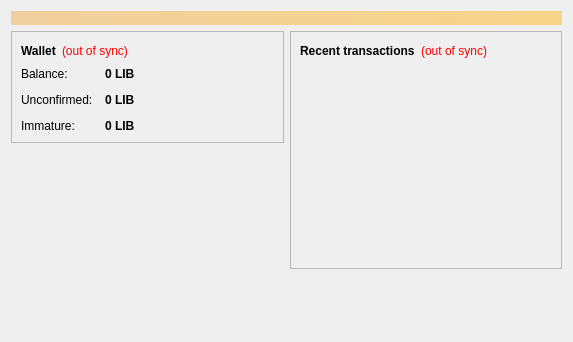
<?xml version="1.0" encoding="UTF-8"?>
<ui version="4.0">
 <class>OverviewPage</class>
 <widget class="QWidget" name="OverviewPage">
  <property name="geometry">
   <rect>
    <x>0</x>
    <y>0</y>
    <width>573</width>
    <height>342</height>
   </rect>
  </property>
  <property name="windowTitle">
   <string>Form</string>
  </property>
  <layout class="QVBoxLayout" name="topLayout">
   <item>
    <widget class="QLabel" name="labelAlerts">
     <property name="visible">
      <bool>false</bool>
     </property>
     <property name="styleSheet">
      <string notr="true">background-color: qlineargradient(x1: 0, y1: 0, x2: 1, y2: 0, stop:0 #F0D0A0, stop:1 #F8D488); color:#000000;</string>
     </property>
     <property name="wordWrap">
      <bool>true</bool>
     </property>
     <property name="margin">
      <number>3</number>
     </property>
    </widget>
   </item>
   <item>
    <layout class="QHBoxLayout" name="horizontalLayout" stretch="1,1">
     <item>
      <layout class="QVBoxLayout" name="verticalLayout_2">
       <item>
        <widget class="QFrame" name="frame">
         <property name="frameShape">
          <enum>QFrame::StyledPanel</enum>
         </property>
         <property name="frameShadow">
          <enum>QFrame::Raised</enum>
         </property>
         <layout class="QVBoxLayout" name="verticalLayout_4">
          <item>
           <layout class="QHBoxLayout" name="horizontalLayout_4">
            <item>
             <widget class="QLabel" name="label_5">
              <property name="font">
               <font>
                <weight>75</weight>
                <bold>true</bold>
               </font>
              </property>
              <property name="text">
               <string>Wallet</string>
              </property>
             </widget>
            </item>
            <item>
             <widget class="QLabel" name="labelWalletStatus">
              <property name="toolTip">
               <string>The displayed information may be out of date. Your wallet automatically synchronizes with the Liberi network after a connection is established, but this process has not completed yet.</string>
              </property>
              <property name="styleSheet">
               <string notr="true">QLabel { color: red; }</string>
              </property>
              <property name="text">
               <string notr="true">(out of sync)</string>
              </property>
              <property name="alignment">
               <set>Qt::AlignLeading|Qt::AlignLeft|Qt::AlignVCenter</set>
              </property>
             </widget>
            </item>
            <item>
             <spacer name="horizontalSpacer_2">
              <property name="orientation">
               <enum>Qt::Horizontal</enum>
              </property>
              <property name="sizeHint" stdset="0">
               <size>
                <width>40</width>
                <height>20</height>
               </size>
              </property>
             </spacer>
            </item>
           </layout>
          </item>
          <item>
           <layout class="QFormLayout" name="formLayout_2">
            <property name="fieldGrowthPolicy">
             <enum>QFormLayout::AllNonFixedFieldsGrow</enum>
            </property>
            <property name="horizontalSpacing">
             <number>12</number>
            </property>
            <property name="verticalSpacing">
             <number>12</number>
            </property>
            <item row="0" column="0">
             <widget class="QLabel" name="label">
              <property name="text">
               <string>Balance:</string>
              </property>
             </widget>
            </item>
            <item row="0" column="1">
             <widget class="QLabel" name="labelBalance">
              <property name="font">
               <font>
                <weight>75</weight>
                <bold>true</bold>
               </font>
              </property>
              <property name="cursor">
               <cursorShape>IBeamCursor</cursorShape>
              </property>
              <property name="toolTip">
               <string>Your current balance</string>
              </property>
              <property name="text">
               <string notr="true">0 LIB</string>
              </property>
              <property name="textInteractionFlags">
               <set>Qt::LinksAccessibleByMouse|Qt::TextSelectableByKeyboard|Qt::TextSelectableByMouse</set>
              </property>
             </widget>
            </item>
            <item row="1" column="0">
             <widget class="QLabel" name="label_3">
              <property name="text">
               <string>Unconfirmed:</string>
              </property>
             </widget>
            </item>
            <item row="1" column="1">
             <widget class="QLabel" name="labelUnconfirmed">
              <property name="font">
               <font>
                <weight>75</weight>
                <bold>true</bold>
               </font>
              </property>
              <property name="cursor">
               <cursorShape>IBeamCursor</cursorShape>
              </property>
              <property name="toolTip">
               <string>Total of transactions that have yet to be confirmed, and do not yet count toward the current balance</string>
              </property>
              <property name="text">
               <string notr="true">0 LIB</string>
              </property>
              <property name="textInteractionFlags">
               <set>Qt::LinksAccessibleByMouse|Qt::TextSelectableByKeyboard|Qt::TextSelectableByMouse</set>
              </property>
             </widget>
            </item>
            <item row="2" column="0">
             <widget class="QLabel" name="labelImmatureText">
              <property name="text">
               <string>Immature:</string>
              </property>
             </widget>
            </item>
            <item row="2" column="1">
             <widget class="QLabel" name="labelImmature">
              <property name="font">
               <font>
                <weight>75</weight>
                <bold>true</bold>
               </font>
              </property>
              <property name="toolTip">
               <string>Mined balance that has not yet matured</string>
              </property>
              <property name="text">
               <string notr="true">0 LIB</string>
              </property>
              <property name="textInteractionFlags">
               <set>Qt::LinksAccessibleByMouse|Qt::TextSelectableByKeyboard|Qt::TextSelectableByMouse</set>
              </property>
             </widget>
            </item>
           </layout>
          </item>
         </layout>
        </widget>
       </item>
       <item>
        <spacer name="verticalSpacer">
         <property name="orientation">
          <enum>Qt::Vertical</enum>
         </property>
         <property name="sizeHint" stdset="0">
          <size>
           <width>20</width>
           <height>40</height>
          </size>
         </property>
        </spacer>
       </item>
      </layout>
     </item>
     <item>
      <layout class="QVBoxLayout" name="verticalLayout_3">
       <item>
        <widget class="QFrame" name="frame_2">
         <property name="frameShape">
          <enum>QFrame::StyledPanel</enum>
         </property>
         <property name="frameShadow">
          <enum>QFrame::Raised</enum>
         </property>
         <layout class="QVBoxLayout" name="verticalLayout">
          <item>
           <layout class="QHBoxLayout" name="horizontalLayout_2">
            <item>
             <widget class="QLabel" name="label_4">
              <property name="text">
               <string>&lt;b&gt;Recent transactions&lt;/b&gt;</string>
              </property>
             </widget>
            </item>
            <item>
             <widget class="QLabel" name="labelTransactionsStatus">
              <property name="toolTip">
               <string>The displayed information may be out of date. Your wallet automatically synchronizes with the Liberi network after a connection is established, but this process has not completed yet.</string>
              </property>
              <property name="styleSheet">
               <string notr="true">QLabel { color: red; }</string>
              </property>
              <property name="text">
               <string notr="true">(out of sync)</string>
              </property>
              <property name="alignment">
               <set>Qt::AlignRight|Qt::AlignTrailing|Qt::AlignVCenter</set>
              </property>
             </widget>
            </item>
            <item>
             <spacer name="horizontalSpacer">
              <property name="orientation">
               <enum>Qt::Horizontal</enum>
              </property>
              <property name="sizeHint" stdset="0">
               <size>
                <width>40</width>
                <height>20</height>
               </size>
              </property>
             </spacer>
            </item>
           </layout>
          </item>
          <item>
           <widget class="QListView" name="listTransactions">
            <property name="styleSheet">
             <string notr="true">QListView { background: transparent; }</string>
            </property>
            <property name="frameShape">
             <enum>QFrame::NoFrame</enum>
            </property>
            <property name="verticalScrollBarPolicy">
             <enum>Qt::ScrollBarAlwaysOff</enum>
            </property>
            <property name="horizontalScrollBarPolicy">
             <enum>Qt::ScrollBarAlwaysOff</enum>
            </property>
            <property name="selectionMode">
             <enum>QAbstractItemView::NoSelection</enum>
            </property>
           </widget>
          </item>
         </layout>
        </widget>
       </item>
       <item>
        <spacer name="verticalSpacer_2">
         <property name="orientation">
          <enum>Qt::Vertical</enum>
         </property>
         <property name="sizeHint" stdset="0">
          <size>
           <width>20</width>
           <height>40</height>
          </size>
         </property>
        </spacer>
       </item>
      </layout>
     </item>
    </layout>
   </item>
  </layout>
 </widget>
 <resources/>
 <connections/>
</ui>
